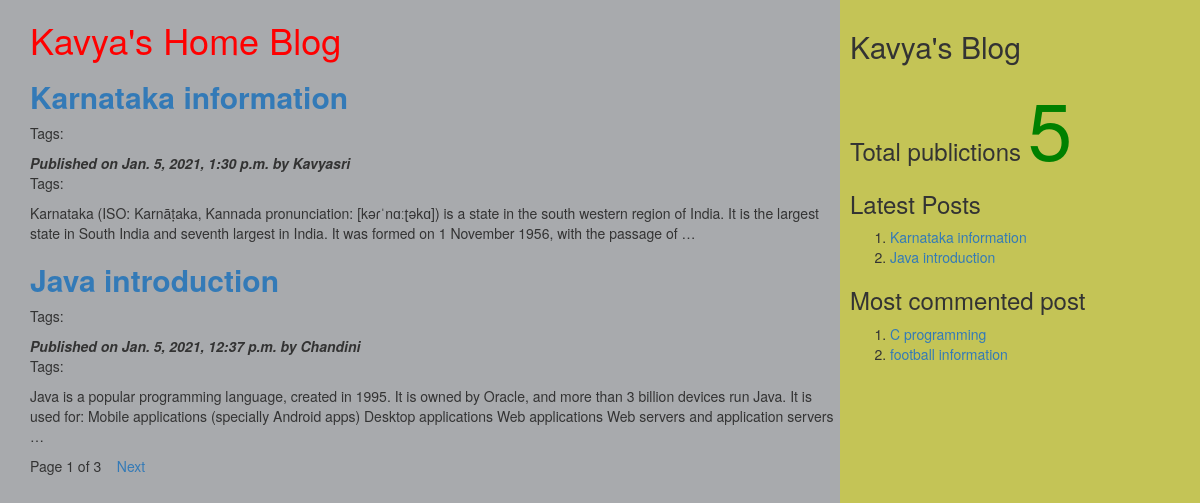
The page / on the database its author committed.
### myApp/models.py (models this page shows, shortened)
class Post(models.Model):
    tags=TaggableManager()
    STATUS_CHOICES=(('draft','Draft'),('published','Published'))
    title=models.CharField(max_length=256)
    slug=models.SlugField(max_length=264,unique_for_date='publish')
    author=models.ForeignKey(User,related_name='blog_posts',on_delete=models.CASCADE)
    body=models.TextField()
    publish=models.DateTimeField(default=timezone.now)
    created=models.DateTimeField(auto_now_add=True)
    updated=models.DateTimeField(auto_now=True)
    status=models.CharField(max_length=10,choices=STATUS_CHOICES,default='draft')
    objects=CustomManager()
    class Meta:
        ordering=('-publish',)
    def get_absolute_url(self):
        return reverse('post_detail',args=[self.publish.year,self.publish.strftime('%m'),self.publish.strftime('%d'),self.slug])

### myApp/views.py (the view)
# urls.py: url(r'^$',views.post_list_view),
def post_list_view(request,tag_slug=None):
    post_list=Post.objects.all()
    tag=None
    if tag_slug:
        tag=get_object_or_404(Tag,slug=tag_slug)#provided slug
        post_list=post_list.filter(tags__in=[tag])
    paginator=Paginator(post_list,2) #step1
    page_number=request.GET.get('page') #step2
    try:
        post_list=paginator.page(page_number) #step2
    except PageNotAnInteger:
        post_list=paginator.page(1) #step 3
    except EmptyPage:
        post_list=paginator.page(paginator.num_pages) #step 4
    d={'post_list':post_list,'tag':tag}
    return render(request,'myApp/post_list.html',d)

### myApp/models.py (called while the page is built)
    def get_queryset(self):
        return super().get_queryset().filter(status='published')

### myApp/templatetags/mytags.py (called while the page is built)
@register.simple_tag
def total_posts():
    return Post.objects.count()

@register.inclusion_tag('myApp/latest_post.html')
def show_latest_posts(count=3):
    latest_posts=Post.objects.order_by('-publish')[:count]
    return {'latest_posts':latest_posts}

@register.simple_tag
def get_most_commented_posts(count=2):
    return Post.objects.annotate(total_comments=Count('comments')).order_by('-total_comments')[:count]

### templates/myApp/post_list.html (shortened to what this page needs)
<html>
    {%extends 'myApp/parent.html'%}
        {%block content_block%}
        <h1 style="color:red">Kavya's Home Blog</h1>
        {%for post in post_list%}
        <a href="{{post.get_absolute_url}}"><h2><b>{{post.title}}</b></h2></a>
         <p>Tags:
         </p>
        <i><b>Published on {{post.publish}} by {{post.author|title}}</b></i>
        <p>Tags:{{post.tags.all|join:','}}</p>
        {{post.body|truncatewords:40|linebreaks}}
        {%endfor%}
        {%include 'myApp/pagination.html' with page=post_list%}
        {%endblock%}

### templates/myApp/parent.html (shortened to what this page needs)
<html>
{%load mytags%}
    <head>
        <link rel="stylesheet" href="https://maxcdn.bootstrapcdn.com/bootstrap/3.3.7/css/bootstrap.min.css">
    </head>
    <body>
        <div class="content" style="width:70%;float:left;background-color:a8aaad;height:300%;padding:0 0 0 30px">
              {%block content_block%}
              {%endblock%}
        </div>
        <div class="sidebar" style="width:30%;float:right;background-color:#c4c456;height:300%;padding:10px">
            <h2>Kavya's Blog</h2>
            <h3><h3>Total publictions
              <span style="color:green;font-size:80px">
              {%total_posts%}</span>
              <h3>Latest Posts</h3>
              {% show_latest_posts 2 %}
              <h3>Most commented post</h3>
              {%get_most_commented_posts as m%}
              <ol>
                {%for post in m%}
                <li><a href="{{post.get_absolute_url}}">{{post.title}}</a></li>
                {%endfor%}
              </ol>
            </h3>
        </div>
    </body>
</html>

### templates/myApp/latest_post.html
<!DOCTYPE html>
<html lang="en" dir="ltr">
  <body>
    <ol>
    {%for post in latest_posts%}
    <li><a href="{{post.get_absolute_url}}">{{post.title}}</a></li>
    {%endfor%}
    </ol>
  </body>
</html>

### rows shown on the page
Post: title "Karnataka information", publish "Jan. 5, 2021, 1:30 p.m.", author "Kavyasri", body "Karnataka (ISO: Karnāṭaka, Kannada pronunciation: [kəɾˈnɑːʈəkɑ]) is a state in the south western region of India. It is the largest state in South India and seventh largest in India. It was formed on 1 November 1956, with the passage of …"
Post: title "Java introduction", publish "Jan. 5, 2021, 12:37 p.m.", author "Chandini", body "Java is a popular programming language, created in 1995. It is owned by Oracle, and more than 3 billion devices run Java. It is used for: Mobile applications (specially Android apps) Desktop applications Web applications Web servers and application servers …"
Post: title "C programming"
Post: title "football information"

### other values the page prints
{{ page.number }} "1"
{{ page.paginator.num_pages }} "3"
